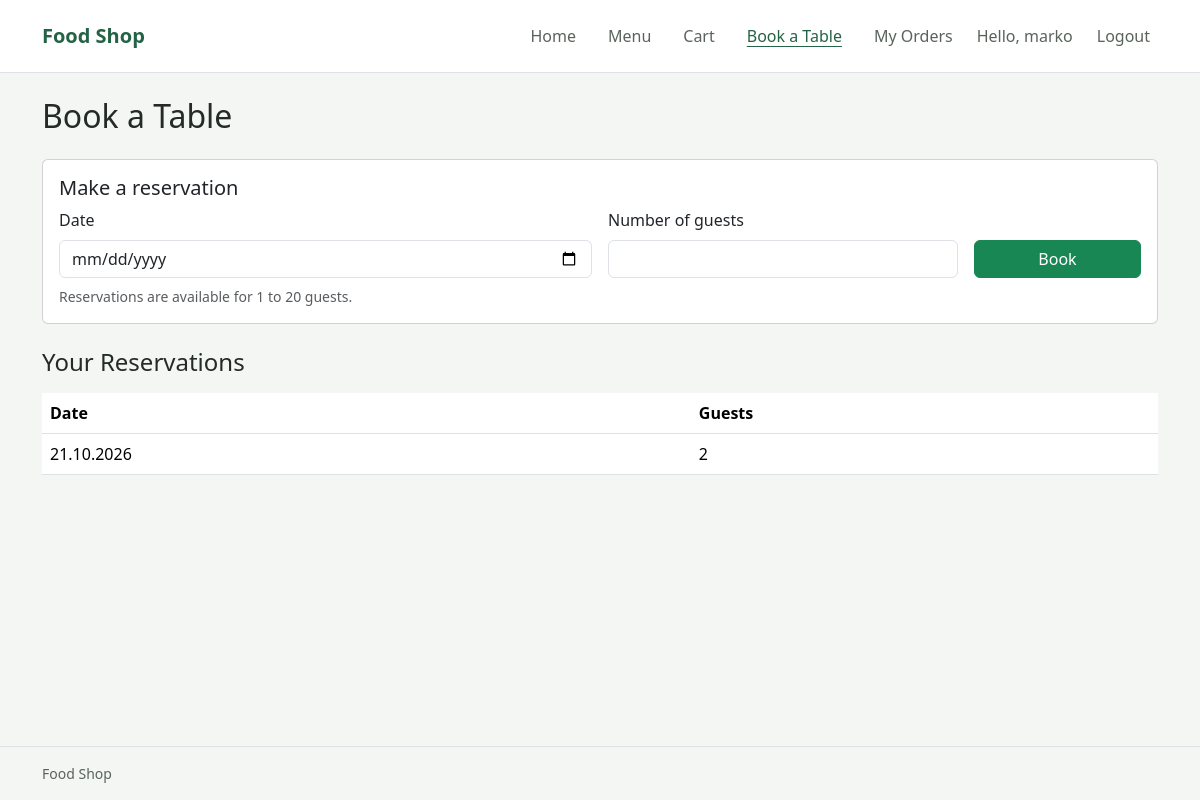
The page /reservations (signed in) on the database its author committed.
### database.py (models this page shows)
class Base(DeclarativeBase):
    pass

class Users(Base):
    __tablename__ = "users"
    orders: Mapped[list["Orders"]] = relationship("Orders", back_populates="user")
    customer_orders: Mapped[list["CustomerOrder"]] = relationship(
        "CustomerOrder", back_populates="user"
    )
    reservations: Mapped[list["Reservation"]] = relationship(
        "Reservation", back_populates="user"
    )
    id: Mapped[int] = mapped_column(primary_key=True)
    username: Mapped[str] = mapped_column(String(100), unique=True)
    password: Mapped[str] = mapped_column(String(255))
    is_admin: Mapped[bool] = mapped_column(Boolean, default=False, nullable=False)

class Reservation(Base):
    __tablename__ = "reservations"
    id: Mapped[int] = mapped_column(primary_key=True)
    user_id: Mapped[int] = mapped_column(ForeignKey("users.id"))
    reservation_date: Mapped[date] = mapped_column(Date)
    number_of_people: Mapped[int] = mapped_column()
    user: Mapped["Users"] = relationship("Users", back_populates="reservations")

### main.py (the view, shortened to what this page needs)
@app.route('/reservations', methods=['GET', 'POST'])
def reservations():
    if g.user is None:
        flash('Please log in to book a table.', 'warning')
        return redirect(url_for('login'))
    with SessionLocal() as db:
        user_reservations = db.scalars(
            select(Reservation)
            .where(Reservation.user_id == g.user.id)
            .order_by(Reservation.reservation_date, Reservation.id)
        ).all()
    return render_template(
        'reservations.html',
        reservations=user_reservations,
        minimum_date=date.today().isoformat(),
    )

### main.py (called while the page is built, shortened)
def csrf_token():
    if 'csrf_token' not in session:
        session['csrf_token'] = secrets.token_hex(32)
    return session['csrf_token']

@app.before_request
def load_user_and_validate_csrf():
    g.user = None
    user_id = session.get('user_id')
    if user_id is not None:
        with SessionLocal() as db:
            g.user = db.get(Users, user_id)
        if g.user is None:
            session.clear()

### templates/reservations.html (shortened to what this page needs)
{% extends "base.html" %}
{% block content %}
<h1 class="mb-4">Book a Table</h1>
<section class="card mb-4">
	<div class="card-body">
		<h2 class="h5">Make a reservation</h2>
		<form action="{{ url_for('reservations') }}" method="post">
			<div class="row g-3 align-items-end">
				<div class="col-12 col-sm-6">
					<label class="form-label" for="reservation_date">Date</label>
					<input class="form-control" type="date" id="reservation_date" name="reservation_date" min="{{ minimum_date }}" required>
				</div>
				<div class="col-12 col-sm-4">
					<label class="form-label" for="number_of_people">Number of guests</label>
					<input class="form-control" type="number" id="number_of_people" name="number_of_people" min="1" max="20" required>
				</div>
				<div class="col-12 col-sm-2">
					<button class="btn btn-success w-100" type="submit">Book</button>
				</div>
			</div>
			<p class="form-text mb-0 mt-2">Reservations are available for 1 to 20 guests.</p>
		</form>
	</div>
</section>
<h2 class="h4 mb-3">Your Reservations</h2>
{% if reservations %}
<div class="table-responsive">
	<table class="table align-middle">
		<thead>
			<tr>
				<th scope="col">Date</th>
				<th scope="col">Guests</th>
			</tr>
		</thead>
		<tbody>
			{% for reservation in reservations %}
			<tr>
				<td>{{ reservation.reservation_date.strftime('%d.%m.%Y') }}</td>
				<td>{{ reservation.number_of_people }}</td>
			</tr>
			{% endfor %}
		</tbody>
	</table>
</div>
{% else %}
<p class="text-secondary">You do not have any reservations yet.</p>
{% endif %}
{% endblock %}

### templates/base.html (shortened to what this page needs)
<!DOCTYPE html>
<html lang="en">
<head>
	<link href="https://cdn.jsdelivr.net/npm/bootstrap@5.3.8/dist/css/bootstrap.min.css" rel="stylesheet">
</head>
<body class="d-flex flex-column min-vh-100">
	<header class="site-header border-bottom">
		<nav class="navbar navbar-expand-lg py-2 py-lg-3" aria-label="Main navigation">
			<div class="container">
				<a class="navbar-brand fw-bold" href="{{ url_for('index') }}">Food Shop</a>
				<div class="collapse navbar-collapse" id="mainNavigation">
					<ul class="navbar-nav ms-auto gap-lg-3">
						<li class="nav-item"><a class="nav-link{% if request.endpoint == 'index' %} active{% endif %}" href="{{ url_for('index') }}"{% if request.endpoint == 'index' %} aria-current="page"{% endif %}>Home</a></li>
						<li class="nav-item"><a class="nav-link{% if request.endpoint == 'menu' %} active{% endif %}" href="{{ url_for('menu') }}"{% if request.endpoint == 'menu' %} aria-current="page"{% endif %}>Menu</a></li>
						<li class="nav-item"><a class="nav-link{% if request.endpoint == 'orders' %} active{% endif %}" href="{{ url_for('orders') }}"{% if request.endpoint == 'orders' %} aria-current="page"{% endif %}>Cart</a></li>
						{% if g.user %}
						<li class="nav-item"><a class="nav-link{% if request.endpoint == 'reservations' %} active{% endif %}" href="{{ url_for('reservations') }}"{% if request.endpoint == 'reservations' %} aria-current="page"{% endif %}>Book a Table</a></li>
						<li class="nav-item"><a class="nav-link" href="{{ url_for('my_orders') }}">My Orders</a></li>
						<li class="nav-item"><span class="navbar-text d-block">Hello, {{ g.user.username }}</span></li>
						<li class="nav-item">
							<form action="{{ url_for('logout') }}" method="post">
								<button class="nav-link" type="submit">Logout</button>
							</form>
						</li>
						{% endif %}
					</ul>
				</div>
			</div>
		</nav>
	</header>
	<main class="container flex-grow-1 py-3 py-md-4">
		{% block content %}{% endblock %}
	</main>
	<footer class="site-footer border-top py-3">
		<div class="container">
			<p class="mb-0">Food Shop</p>
		</div>
	</footer>
</body>
</html>

### templates/base.html (style rules this page uses)
:root { --background: #f4f6f4; --surface: #ffffff; --text: #242b26; --muted: #59635c; --accent: #256346; --border: #dce3dd; }
body { background: var(--background); color: var(--text); font-family: "Segoe UI", sans-serif; }
.site-header { background: var(--surface); }
.navbar { --bs-navbar-color: var(--muted); --bs-navbar-hover-color: var(--accent); --bs-navbar-active-color: var(--accent); --bs-navbar-brand-color: var(--accent); --bs-navbar-brand-hover-color: var(--accent); }
.nav-link:hover, .nav-link.active { text-decoration: underline; text-underline-offset: 0.25rem; }
main { overflow-wrap: anywhere; }
h1 { margin-top: 0; font-size: 2rem; }
.site-footer { color: var(--muted); font-size: 0.875rem; }

### rows shown on the page
Users: user.username "marko"
Reservation: reservation_date "21.10.2026", number_of_people "2"
